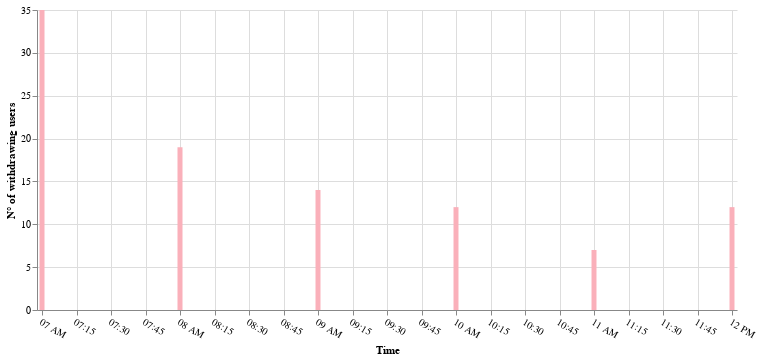

Notebook source saved alongside this figure:
### Code cell
alt.Chart(p2_hourly_df.rename(columns=cols_dict)).mark_bar().encode(
    x=cols_dict['HR']+':T',
    y=cols_dict['WITH_USERS']+":Q",
    tooltip=[cols_dict['HR']+':T',cols_dict['WITH_USERS']+":Q"]
).configure_mark(
    color='#fab0ba'
).properties(width=700).configure_axisX(
    labelAngle=30
).configure_view(strokeOpacity=0)

### Figure 1 — Vega-Lite specification as saved in the notebook (floating-point values rounded to 4 significant figures)
{"config": {"view": {"continuousWidth": 400, "continuousHeight": 300, "strokeOpacity": 0}, "axisX": {"labelAngle": 30}, "mark": {"color": "#fab0ba"}}, "data": {"name": "data-d22ec18ffd5a107e1deba10a10dcf1cd"}, "mark": "bar", "encoding": {"tooltip": [{"field": "Time", "type": "temporal"}, {"field": "N° of withdrawing users", "type": "quantitative"}], "x": {"field": "Time", "type": "temporal"}, "y": {"field": "N° of withdrawing users", "type": "quantitative"}}, "width": 700, "$schema": "https://vega.github.io/schema/vega-lite/v4.17.0.json", "datasets": {"data-d22ec18ffd5a107e1deba10a10dcf1cd": [{"Time": "2022/02/05  09:00:00", "Withdrawn amount": 13500.0, "WITH_TX": 14, "N° of withdrawing users": 14}, {"Time": "2022/02/05  11:00:00", "Withdrawn amount": 1971.0, "WITH_TX": 7, "N° of withdrawing users": 7}, {"Time": "2022/02/05  10:00:00", "Withdrawn amount": 14170.0, "WITH_TX": 12, "N° of withdrawing users": 12}, {"Time": "2022/02/05  08:00:00", "Withdrawn amount": 121200.0, "WITH_TX": 19, "N° of withdrawing users": 19}, {"Time": "2022/02/05  12:00:00", "Withdrawn amount": 104600.0, "WITH_TX": 12, "N° of withdrawing users": 12}, {"Time": "2022/02/05  07:00:00", "Withdrawn amount": 57930.0, "WITH_TX": 35, "N° of withdrawing users": 35}]}}
